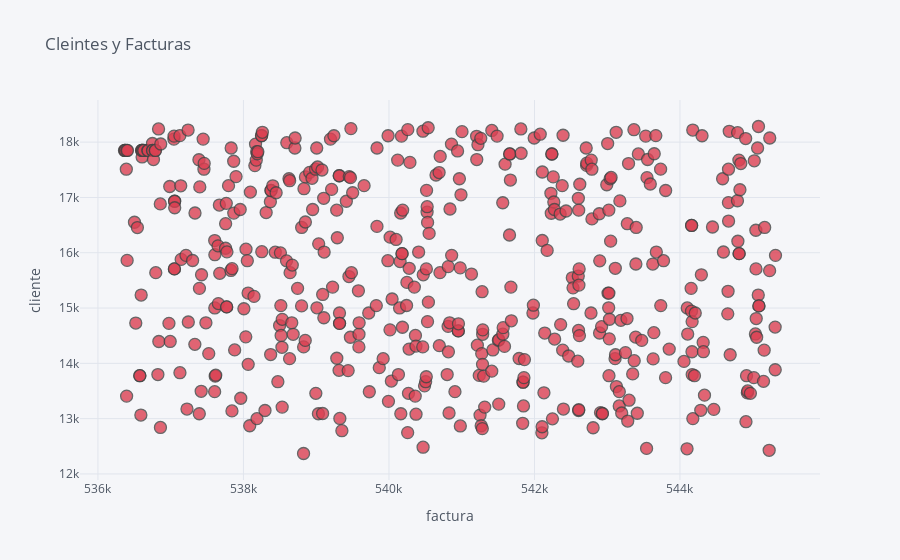

The notebook cell this image was saved under:
### Markdown cell above
## 7. Create an interactive scatter plot that plots number of invoices (x-axis) vs. number of customers (y-axis) and the plot points represent individual products. Add two sliders that control the x and y axis ranges.

### Code cell
data.iplot(x='InvoiceNo', y='CustomerID', categories='StockCode',
           xTitle='factura', yTitle='cliente', title='Cleintes y Facturas', color = 'red')

### Figure 1 — Plotly figure (JSON) as saved in the notebook; plotly's stock layout.template omitted (floating-point values rounded to 4 significant figures; data arrays with more than 128 entries replaced by an {"elided": "..."} marker saying what was removed)
{"data": [{"marker": {"color": "rgba(219, 64, 82, 1.0)", "line": {"width": 1.3}, "opacity": 0.8, "size": 12, "symbol": "circle"}, "mode": "markers", "name": "85123A", "textfont": {"color": "#4D5663"}, "type": "scatter", "x": {"elided": "500 int values"}, "y": {"elided": "500 int values"}}], "layout": {"legend": {"bgcolor": "#F5F6F9", "font": {"color": "#4D5663"}}, "paper_bgcolor": "#F5F6F9", "plot_bgcolor": "#F5F6F9", "title": {"font": {"color": "#4D5663"}, "text": "Cleintes y Facturas"}, "xaxis": {"gridcolor": "#E1E5ED", "showgrid": true, "tickfont": {"color": "#4D5663"}, "title": {"font": {"color": "#4D5663"}, "text": "factura"}, "zerolinecolor": "#E1E5ED"}, "yaxis": {"gridcolor": "#E1E5ED", "showgrid": true, "tickfont": {"color": "#4D5663"}, "title": {"font": {"color": "#4D5663"}, "text": "cliente"}, "zerolinecolor": "#E1E5ED"}}}
